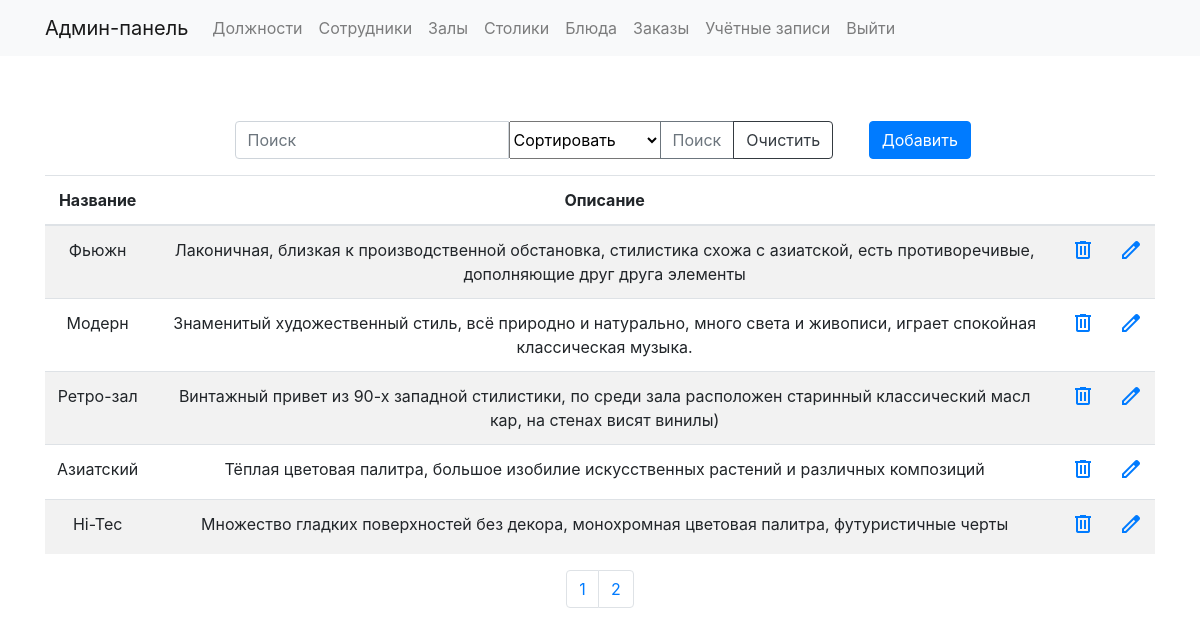
The page /halls.php (signed in) on the database its author committed.
### tables this page shows
CREATE TABLE `Halls` (
  `id` int NOT NULL,
  `name` varchar(255) DEFAULT NULL,
  `description` varchar(255) DEFAULT NULL
);

### scripts/halls/halls_info.php (the view, shortened to what this page needs)
<?php
$search = isset($_POST['search']) ? trim($_POST['search']) : '';
if (isset($_GET['page'])) {
    $page = $_GET['page'];
} else {
    $page = 1;
}
$count = 5;
$art = ($page * $count) - $count;
$res_count = mysqli_query($link, "SELECT COUNT(*) from Halls");
$row = mysqli_fetch_row($res_count);
$total = $row[0];
$str_pag = ceil($total / $count);
$sql_halls = "SELECT * FROM Halls";
$sql_halls .= " LIMIT $art,$count";
$result_halls = mysqli_query($link, $sql_halls);
if ($result_halls) {
    if (mysqli_num_rows($result_halls) > 0) {
        echo ' <table class="table table-striped text-center">'
            . '<thead>'
            . ' <tr> '
            . '<th scope="col">Название</th> '
            . ' <th scope="col">Описание</th>'
            . ' <th scope="col" colspan="2"></th>'
            . '</tr> '
            . '  </thead> '
            . '  <tbody> ';
        while ($row = mysqli_fetch_array($result_halls)) {
            echo '<tr>' .
                "<td> {$row['name']} </td>" .
                "<td> {$row['description']} </td>" .
                '<td><a href="scripts/halls/halls_delete.php?hall_id=' . $row['id'] . ' "><span class="material-symbols-outlined">
                delete
                </span></a></td>' .
                '<td><a href="forms/halls_form.php?hall_id=' . $row['id'] . ' "><span class="material-symbols-outlined">
                edit
                </span></a></td>' .
                '</tr>';
        }
        echo '</tbody>';
        echo '</table>';
        if (empty($search)) {
            echo '<div class="d-flex justify-content-center">';
            echo '<ul class="pagination">';
            for ($i = 1; $i <= $str_pag; $i++) {
                echo '<li class="page-item"><a class="page-link" href="halls.php?page=' . $i . '">' . $i . '</a></li>';
            }
            echo '</ul>';
            echo '</div>';
        }
    } else {
        echo "Нет данных для отображения.";
    }
} else {
    echo "Произошла ошибка: " . mysqli_error($link);
}
?>

### res/styles/styles.css (style rules this page uses)
* { padding: 0px; margin: 0px; }

### rows shown on the page
halls: name "Фьюжн", description "Лаконичная, близкая к производственной обстановка, стилистика схожа с азиатской, есть противоречивые, дополняющие друг друга элементы"
halls: name "Модерн", description "Знаменитый художественный стиль, всё природно и натурально, много света и живописи, играет спокойная классическая музыка."
halls: name "Ретро-зал", description "Винтажный привет из 90-х западной стилистики, по среди зала расположен старинный классический масл кар, на стенах висят винилы)"
halls: name "Азиатский", description "Тёплая цветовая палитра, большое изобилие искусственных растений и различных композиций"
halls: name "Hi-Tec", description "Множество гладких поверхностей без декора, монохромная цветовая палитра, футуристичные черты"

### other values the page prints
$label "Должности"
$label "Сотрудники"
$label "Залы"
$label "Cтолики"
$label "Блюда"
$label "Заказы"
$label "Учётные записи"
$label "Выйти"
